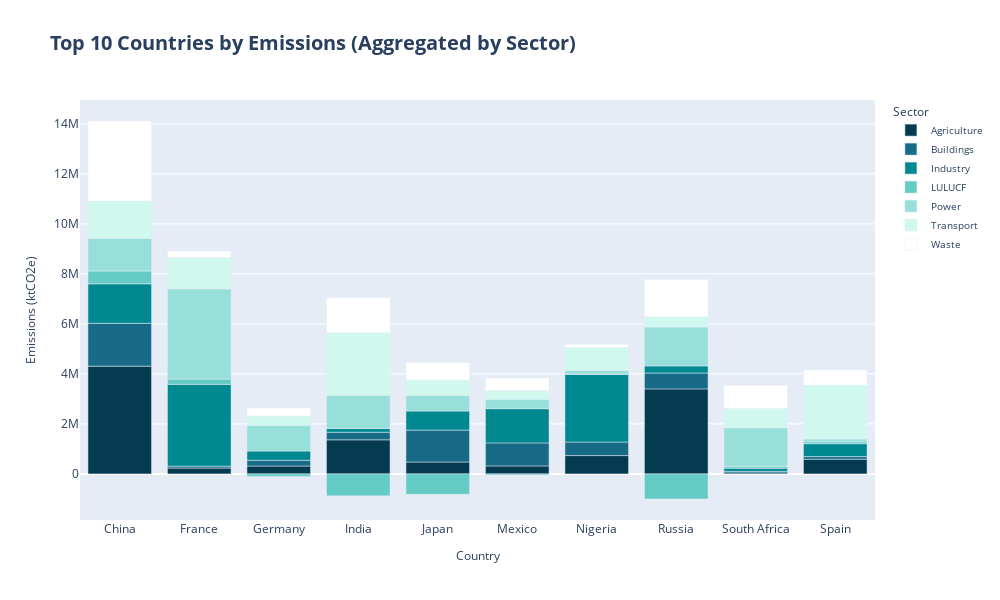

The notebook cell this image was saved under:
### Code cell
import plotly.express as px
import pandas as pd

# نجمع القيم على مستوى الدولة والقطاع فقط
df_topten = (
    df.groupby(["country", "sector"], as_index=False)["emissions_ktco2e"]
    .sum()
)

# نجيب أعلى 10 دول إجماليًا
top10_countries = (
    df_topten.groupby("country")["emissions_ktco2e"]
    .sum()
    .nlargest(10)
    .index
)

# نفلتر الجدول
df_topten = df_topten[df_topten["country"].isin(top10_countries)]

# لوحة ألوان مخصصة (نفس ستايل الألوان السابقة)
custom_colors = ["#053B50", "#176B87", "#008891", "#64CCC5", "#98DED9", "#D1F8EF","#FFFFFF"]
 
# نرسم الشارت
fig = px.bar(
    df_topten,
    x="country",
    y="emissions_ktco2e",
    color="sector",
    title="Top 10 Countries by Emissions (Aggregated by Sector)",
    width=1000,
    height=600,
    color_discrete_sequence=custom_colors  # ← إضافة الباليت هنا
)

fig.update_layout(
    xaxis_title="Country",
    yaxis_title="Emissions (ktCO2e)",
    legend_title="Sector"
)
fig.update_layout(
    title_font_size=20,
       title_font_weight=700,
    
    xaxis_title_font_size=12,
    xaxis_title_font_weight=500,# عنوان المحور X
    yaxis_title_font_size=12, 
    yaxis_title_font_weight=500,# عنوان المحور Y
    legend_font_size=10          # خط الـ Legend
)

fig.show()

### Figure 1 — Plotly figure (JSON) as saved in the notebook; plotly's stock layout.template omitted (floating-point values rounded to 4 significant figures)
{"data": [{"alignmentgroup": "True", "hovertemplate": "sector=Agriculture<br>country=%{x}<br>emissions_ktco2e=%{y}<extra></extra>", "legendgroup": "Agriculture", "marker": {"color": "#053B50", "pattern": {"shape": ""}}, "name": "Agriculture", "offsetgroup": "Agriculture", "orientation": "v", "showlegend": true, "textposition": "auto", "type": "bar", "x": ["China", "France", "Germany", "India", "Japan", "Mexico", "Nigeria", "Russia", "South Africa", "Spain"], "xaxis": "x", "y": [4309000.0, 232700.0, 314800.0, 1363000.0, 474100.0, 318900.0, 732600.0, 3400000.0, 40530.0, 586500.0], "yaxis": "y"}, {"alignmentgroup": "True", "hovertemplate": "sector=Buildings<br>country=%{x}<br>emissions_ktco2e=%{y}<extra></extra>", "legendgroup": "Buildings", "marker": {"color": "#176B87", "pattern": {"shape": ""}}, "name": "Buildings", "offsetgroup": "Buildings", "orientation": "v", "showlegend": true, "textposition": "auto", "type": "bar", "x": ["China", "France", "Germany", "India", "Japan", "Mexico", "Nigeria", "Russia", "South Africa", "Spain"], "xaxis": "x", "y": [1714000.0, 75040.0, 232300.0, 304100.0, 1278000.0, 920900.0, 541800.0, 634900.0, 60130.0, 105700.0], "yaxis": "y"}, {"alignmentgroup": "True", "hovertemplate": "sector=Industry<br>country=%{x}<br>emissions_ktco2e=%{y}<extra></extra>", "legendgroup": "Industry", "marker": {"color": "#008891", "pattern": {"shape": ""}}, "name": "Industry", "offsetgroup": "Industry", "orientation": "v", "showlegend": true, "textposition": "auto", "type": "bar", "x": ["China", "France", "Germany", "India", "Japan", "Mexico", "Nigeria", "Russia", "South Africa", "Spain"], "xaxis": "x", "y": [1579000.0, 3273000.0, 367400.0, 146900.0, 762400.0, 1366000.0, 2709000.0, 282100.0, 127700.0, 516000.0], "yaxis": "y"}, {"alignmentgroup": "True", "hovertemplate": "sector=LULUCF<br>country=%{x}<br>emissions_ktco2e=%{y}<extra></extra>", "legendgroup": "LULUCF", "marker": {"color": "#64CCC5", "pattern": {"shape": ""}}, "name": "LULUCF", "offsetgroup": "LULUCF", "orientation": "v", "showlegend": true, "textposition": "auto", "type": "bar", "x": ["China", "France", "Germany", "India", "Japan", "Mexico", "Nigeria", "Russia", "South Africa", "Spain"], "xaxis": "x", "y": [512700.0, 214400.0, -100900.0, -879300.0, -811800.0, -39490.0, 9680.0, -1004000.0, 72060.0, 79210.0], "yaxis": "y"}, {"alignmentgroup": "True", "hovertemplate": "sector=Power<br>country=%{x}<br>emissions_ktco2e=%{y}<extra></extra>", "legendgroup": "Power", "marker": {"color": "#98DED9", "pattern": {"shape": ""}}, "name": "Power", "offsetgroup": "Power", "orientation": "v", "showlegend": true, "textposition": "auto", "type": "bar", "x": ["China", "France", "Germany", "India", "Japan", "Mexico", "Nigeria", "Russia", "South Africa", "Spain"], "xaxis": "x", "y": [1308000.0, 3604000.0, 1029000.0, 1334000.0, 626300.0, 381100.0, 152600.0, 1556000.0, 1547000.0, 104600.0], "yaxis": "y"}, {"alignmentgroup": "True", "hovertemplate": "sector=Transport<br>country=%{x}<br>emissions_ktco2e=%{y}<extra></extra>", "legendgroup": "Transport", "marker": {"color": "#D1F8EF", "pattern": {"shape": ""}}, "name": "Transport", "offsetgroup": "Transport", "orientation": "v", "showlegend": true, "textposition": "auto", "type": "bar", "x": ["China", "France", "Germany", "India", "Japan", "Mexico", "Nigeria", "Russia", "South Africa", "Spain"], "xaxis": "x", "y": [1495000.0, 1256000.0, 371800.0, 2500000.0, 618000.0, 337100.0, 910300.0, 416900.0, 778500.0, 2162000.0], "yaxis": "y"}, {"alignmentgroup": "True", "hovertemplate": "sector=Waste<br>country=%{x}<br>emissions_ktco2e=%{y}<extra></extra>", "legendgroup": "Waste", "marker": {"color": "#FFFFFF", "pattern": {"shape": ""}}, "name": "Waste", "offsetgroup": "Waste", "orientation": "v", "showlegend": true, "textposition": "auto", "type": "bar", "x": ["China", "France", "Germany", "India", "Japan", "Mexico", "Nigeria", "Russia", "South Africa", "Spain"], "xaxis": "x", "y": [3197000.0, 253800.0, 320700.0, 1397000.0, 701300.0, 507900.0, 125200.0, 1489000.0, 918600.0, 603300.0], "yaxis": "y"}], "layout": {"barmode": "relative", "height": 600, "legend": {"font": {"size": 10}, "title": {"text": "Sector"}, "tracegroupgap": 0}, "title": {"font": {"size": 20, "weight": 700}, "text": "Top 10 Countries by Emissions (Aggregated by Sector)"}, "width": 1000, "xaxis": {"anchor": "y", "domain": [0, 1], "title": {"font": {"size": 12, "weight": 500}, "text": "Country"}}, "yaxis": {"anchor": "x", "domain": [0, 1], "title": {"font": {"size": 12, "weight": 500}, "text": "Emissions (ktCO2e)"}}}}
